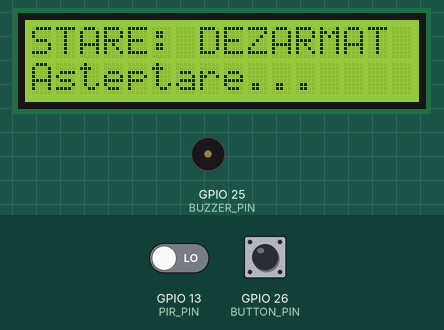
A sketch run on a simulated ESP32. Parts: 16×2 character LCD, buzzer (waves = sounding, pin HIGH). The test bench sets the inputs (shaded band); at power-on: GPIO 26 (BUTTON_PIN) HIGH, GPIO 13 (PIR_PIN) LOW.

Above: at 3.2 s.
3.3 s: GPIO 26 (BUTTON_PIN) pulled LOW for 0.15 s
At 3.8 s:
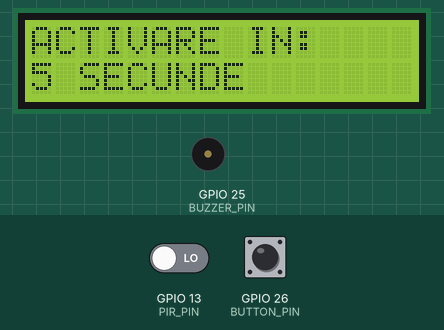
5.8 s: GPIO 13 (PIR_PIN) driven HIGH
8.8 s: GPIO 26 (BUTTON_PIN) pulled LOW for 1 s
At 10.1 s:
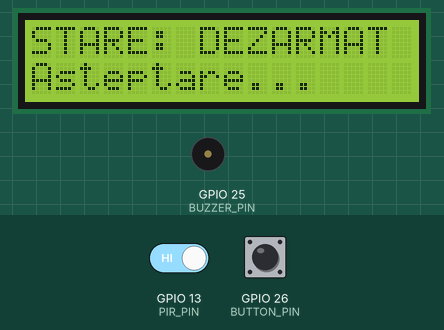
11.3 s: GPIO 26 (BUTTON_PIN) pulled LOW for 0.15 s
At 13.06 s:
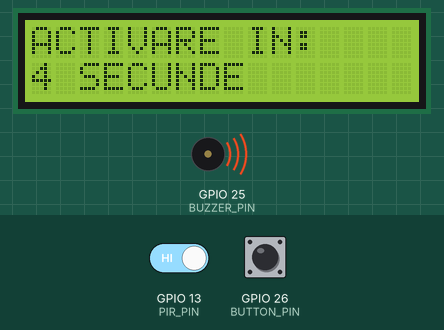
14.4 s: GPIO 26 (BUTTON_PIN) pulled LOW for 3.2 s
At 14.8 s:
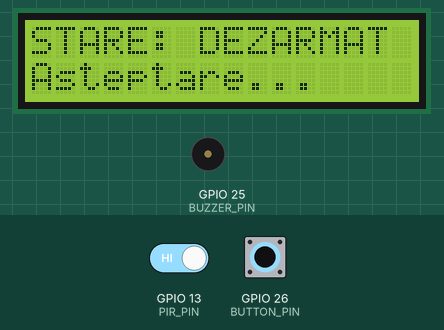
19.1 s: GPIO 26 (BUTTON_PIN) pulled LOW for 0.15 s
At 24.68 s:
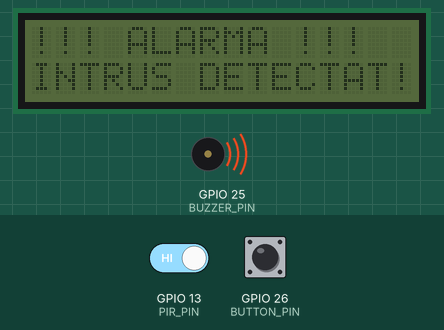
Timing chart, 0 to 26.2 s (numbered marks = the images above; inputs shaded):
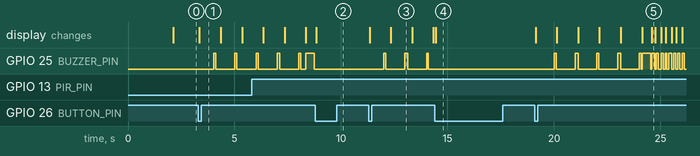

The sketch:

securitysystem.ino
```cpp
#include <Wire.h>
#include <LiquidCrystal_I2C.h>


LiquidCrystal_I2C lcd(0x27, 16, 2);

const int PIR_PIN = 13;
const int TRIG_PIN = 12;
const int ECHO_PIN = 14;
const int BUZZER_PIN = 25;
const int BUTTON_PIN = 26;

enum StareSistem { DEZACTIVAT, ACTIVARE_IN_CURS, ACTIVAT, ALARMA };
StareSistem stareCurenta = DEZACTIVAT;

int stareButonAnterioara = HIGH;
unsigned long timpUltimaApasare = 0;
unsigned long timpInceputActivare = 0;

void setup() {
  Serial.begin(115200);

  pinMode(PIR_PIN, INPUT);
  pinMode(TRIG_PIN, OUTPUT);
  pinMode(ECHO_PIN, INPUT);
  pinMode(BUZZER_PIN, OUTPUT);
  pinMode(BUTTON_PIN, INPUT_PULLUP);

  lcd.init();
  lcd.backlight();

  afiseazaMesajLCD("SISTEM PORNIT", "Asteapta...");
  delay(2000);
}

long citesteDistanta() {
  digitalWrite(TRIG_PIN, LOW); delayMicroseconds(2);
  digitalWrite(TRIG_PIN, HIGH); delayMicroseconds(10);
  digitalWrite(TRIG_PIN, LOW);

  long durata = pulseIn(ECHO_PIN, HIGH);
  long distanta = durata * 0.034 / 2;

  if (distanta > 400 || distanta <= 0) return 999;
  return distanta;
}

void afiseazaMesajLCD(String linia1, String linia2) {
  while(linia1.length() < 16) linia1 += " ";
  while(linia2.length() < 16) linia2 += " ";
  lcd.setCursor(0, 0); lcd.print(linia1);
  lcd.setCursor(0, 1); lcd.print(linia2);
}

void loop() {
  int citireButon = digitalRead(BUTTON_PIN);

  if (citireButon == LOW && stareButonAnterioara == HIGH) {
    if (millis() - timpUltimaApasare > 250) {
      if (stareCurenta == DEZACTIVAT) {
        stareCurenta = ACTIVARE_IN_CURS;
        timpInceputActivare = millis();
      } else {
        stareCurenta = DEZACTIVAT;
        digitalWrite(BUZZER_PIN, LOW);
        lcd.backlight();
      }
      timpUltimaApasare = millis();
    }
  }
  stareButonAnterioara = citireButon;

  switch (stareCurenta) {

    case DEZACTIVAT: {
      afiseazaMesajLCD("STARE: DEZARMAT", "Asteptare...");
      digitalWrite(BUZZER_PIN, LOW);
      break;
    }

    case ACTIVARE_IN_CURS: {
      long timpScurs = (millis() - timpInceputActivare) / 1000;
      int timpRamas = 5 - timpScurs;

      String textTimp = String(timpRamas) + " SECUNDE";
      afiseazaMesajLCD("ACTIVARE IN:", textTimp);

      if (millis() % 1000 < 100) digitalWrite(BUZZER_PIN, HIGH);
      else digitalWrite(BUZZER_PIN, LOW);

      if (timpRamas <= 0) {
        stareCurenta = ACTIVAT;
        digitalWrite(BUZZER_PIN, HIGH); delay(400); digitalWrite(BUZZER_PIN, LOW);
      }
      break;
    }

   case ACTIVAT: {
      afiseazaMesajLCD("SISTEM ARMAT", "> PAZA ACTIVA <");

      int miscareDetectata = digitalRead(PIR_PIN);
      long distantaCurenta = 999;

      if (miscareDetectata == HIGH || distantaCurenta < 30) {
        stareCurenta = ALARMA;
      }
      break;
    }

    case ALARMA: {
      if (millis() % 500 < 250) {
        afiseazaMesajLCD("!!! ALARMA !!!", "INTRUS DETECTAT!");
        lcd.noBacklight();
      } else {
        lcd.backlight();
      }

      if (millis() % 200 < 100) digitalWrite(BUZZER_PIN, HIGH);
      else digitalWrite(BUZZER_PIN, LOW);

      break;
    }
  }
}
```

Measured:
- after the input at 3.3 s, GPIO 25 (BUZZER_PIN): alternates HIGH for 0.09 s and LOW for 0.89 s, starting after 0.73 s; the display: changes after 0.05 s (image 1)
- after the input at 8.8 s, GPIO 25 (BUZZER_PIN): stops changing and stays LOW; the display: changes at once (image 2)
- after the input at 11.3 s, GPIO 25 (BUZZER_PIN): alternates HIGH for 0.09 s and LOW for 0.89 s, starting after 0.72 s; the display: first changes at once (image 3 shows a later state)
- after the input at 14.4 s, GPIO 25 (BUZZER_PIN): stops changing and stays LOW; the display: changes at once (image 4)
- after the input at 19.1 s, GPIO 25 (BUZZER_PIN): LOW → HIGH after 0.92 s, → LOW 0.09 s later, → HIGH 0.89 s later, → LOW 0.12 s later, … (28 changes in this stretch); the display: first changes at once (image 5 shows a later state)
- what the display in image 3 shows lasts 1.1 s, from 12.3 s to 13.4 s
